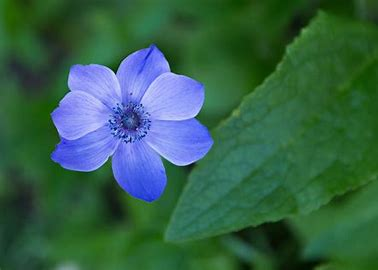
#> input picture images/flower.jpg, 378 x 270 px, found by its file name
$ python filters.py
#> lines starting #> are read from the running program, lines starting #| are printed output that depends on the picture
import cv2
import numpy as np

img = cv2.imread('opencv_csi/images/flower.jpg')
#> img is the input picture: shape (270, 378, 3); mean B, G, R 74.5, 96.8, 52.6
img_gray = cv2.cvtColor(img,cv2.COLOR_BGR2GRAY)
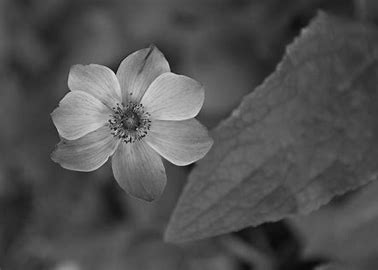
#> img_gray: shape (270, 378); min 8, max 225, mean 81

kernel = np.ones((25,25))/625
blur = cv2.filter2D(img_gray,-1,kernel)
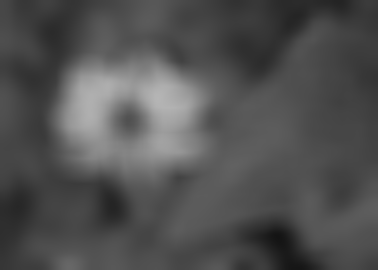
#> blur: shape (270, 378); min 20, max 181, mean 81

gaussian_kernel = np.array([1,2,1,
                            2,4,2,
                            1,2,1  ])/16

gaussian_blur = cv2.filter2D(img_gray,-1,gaussian_kernel)
gaussian_blur = cv2.GaussianBlur(img_gray,(25,25),2)

sharpening_kernel = np.array([-1,-1,-1,
                              -1,9,-1,
                              -1,-1,-1 ])

sharpened = cv2.filter2D(img_gray,-1,sharpening_kernel)
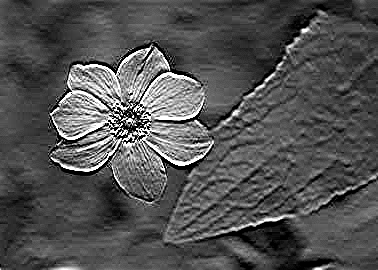
#> sharpened: shape (270, 378); min 0, max 255, mean 81.7


cv2.imshow('OG',img_gray)
cv2.imshow('Blur',blur)
cv2.imshow('Gaussian',gaussian_blur)
cv2.imshow('Sharpened',sharpened)
cv2.waitKey(0)
